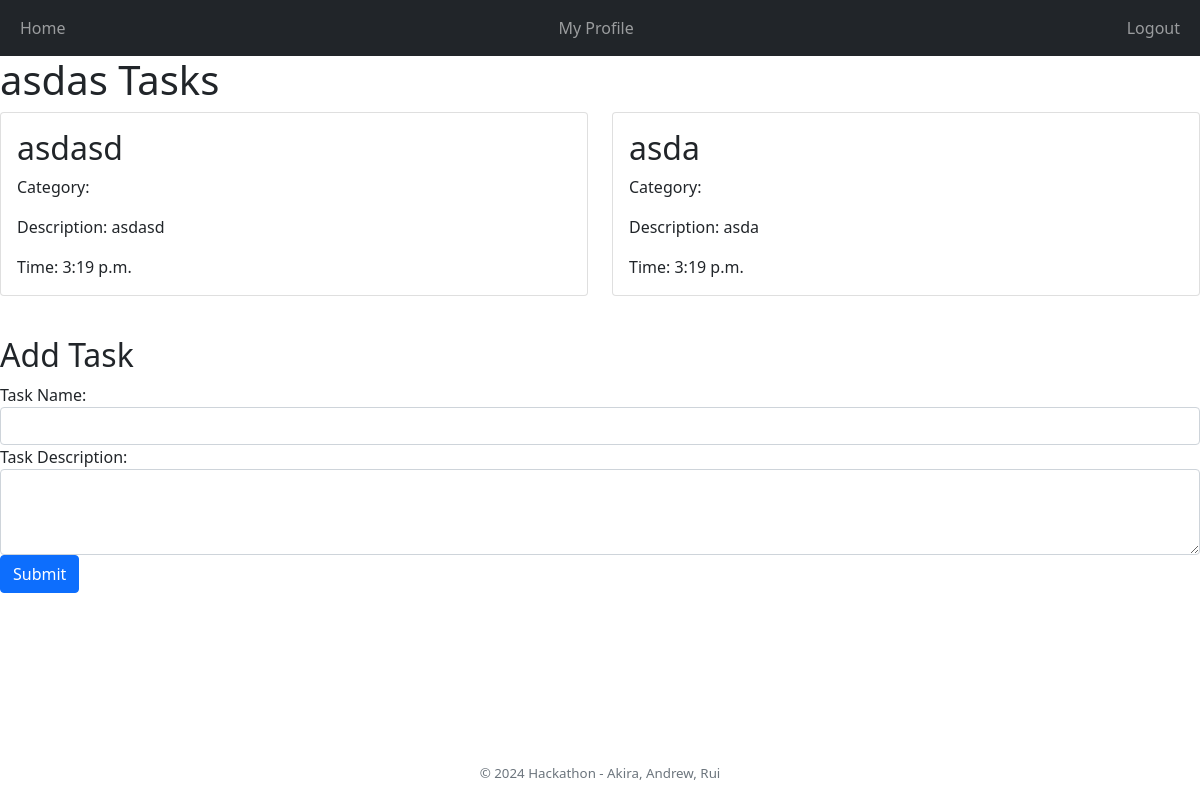
/healthyhoos/nutrition/3/ (signed in), run on the app's committed database.
### healthyhoos/models.py (models this page shows)
class Group(models.Model):
    name = models.CharField(max_length=100)
    description = models.TextField()
    is_public = models.BooleanField(default=False)
    likes = models.IntegerField(default=0)
    calendarID = models.CharField(max_length=100)
    tasks = models.ManyToManyField('Task', related_name='groups')
    admin_users = models.ManyToManyField(User, related_name='admin_groups')

class Task(models.Model):
    name = models.CharField(max_length=100)
    category_code = models.CharField(max_length=3)
    time = models.TimeField()
    description = models.TextField()
    users = models.ManyToManyField(User, related_name='tasks')

### healthyhoos/views.py (the view, shortened to what this page needs)
# urls.py: path("nutrition/<int:nutrition_id>/", views.nutrition_view_group, name="nutrition_group"),
@login_required
def nutrition_view_group(request, nutrition_id):
    group = Group.objects.get(id=nutrition_id)
    tasks = group.tasks.all().order_by('id')
    return render(request, 'healthyhoos/grouptaskdisplay.html', {'group': group, 'tasks': tasks})

### healthyhoos/templates/healthyhoos/grouptaskdisplay.html (shortened to what this page needs)
{% extends 'healthyhoos/base.html' %}
{% block content %}
  <h1>{{ group.name }} Tasks</h1>
  <div class="row">
    {% for task in tasks %}
      <div class="col-md-6">
        <div class="card mb-3">
          <div class="card-body">
            <h2 class="card-title">{{ task.name }}</h2>
            <p class="card-text">Category: {{ task.category_code }}</p>
            <p class="card-text">Description: {{ task.description }}</p>
            <p class="card-text">Time: {{ task.time }}</p>
          </div>
        </div>
      </div>
    {% endfor %}
  </div>
  <div class="mt-4">
    <h2>Add Task</h2>
    <form method="post">
      <div class="form-group">
        <label for="task_name">Task Name:</label>
        <input type="text" class="form-control" id="task_name" name="task_name" required>
      </div>
      <div class="form-group">
        <label for="task_description">Task Description:</label>
        <textarea class="form-control" id="task_description" name="task_description" rows="3" required></textarea>
      </div>
      <button type="submit" class="btn btn-primary">Submit</button>
    </form>
  </div>
{% endblock %}

### data on the page
Group: name "asdas"
Task: name "asdasd", description "asdasd", time "3:19 p.m."
Task: name "asda", description "asda", time "3:19 p.m."
